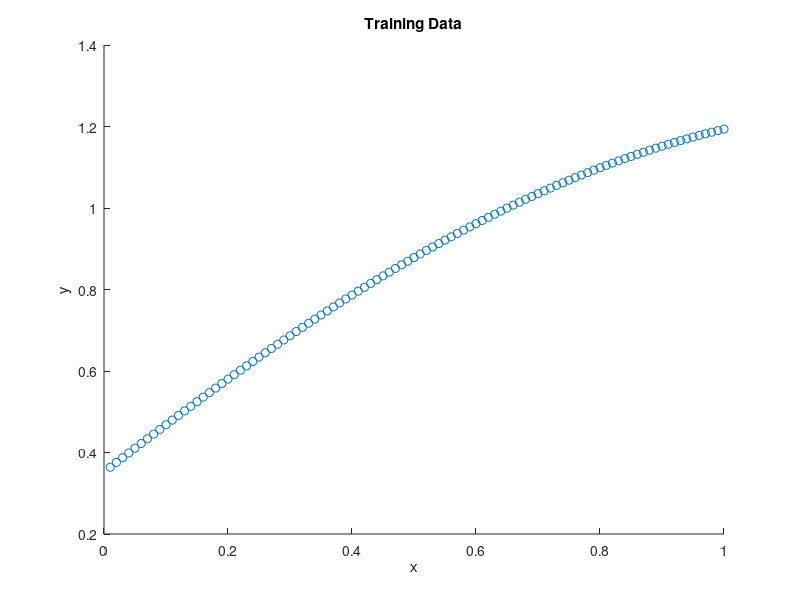

Source code (MATLAB): (Note: this script raises an error after producing the figure.)
clear; clear all; clc;
X = 0.01:0.01:1;
Y = sin(X) + normpdf(X, 0.5, 1);
scatter(X,Y), xlabel('x'),ylabel('y'),title('Training Data');
fprintf('Program paused. Press enter to continue.\n');
pause;
Y = Y';
m = length(X);
LSE = zeros(1,15);
k = 1;
for s = 0.1:0.1:1.5
    phi = ones(m,1);
    for i = 1:m
        phi = [phi SigmoidBasis(X, i, s)];
    end
    w = pinv(phi'*phi)*(phi'*Y);
    Y1 = phi*w;
    LSE(1,k) = sumsqr(Y - Y1);
    k = k+1;
end
s = 0.1:0.1:1.5;
plot(s, LSE),xlabel('s'),ylabel('Least Square Error');